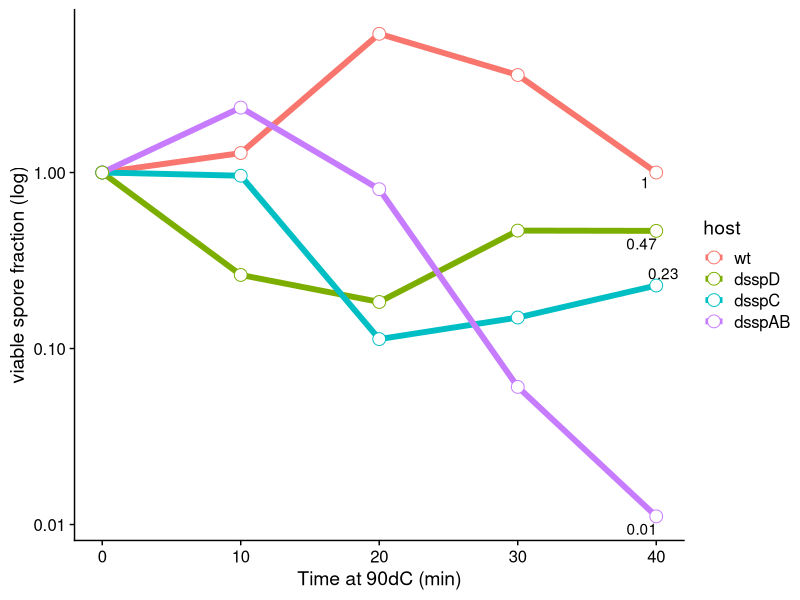
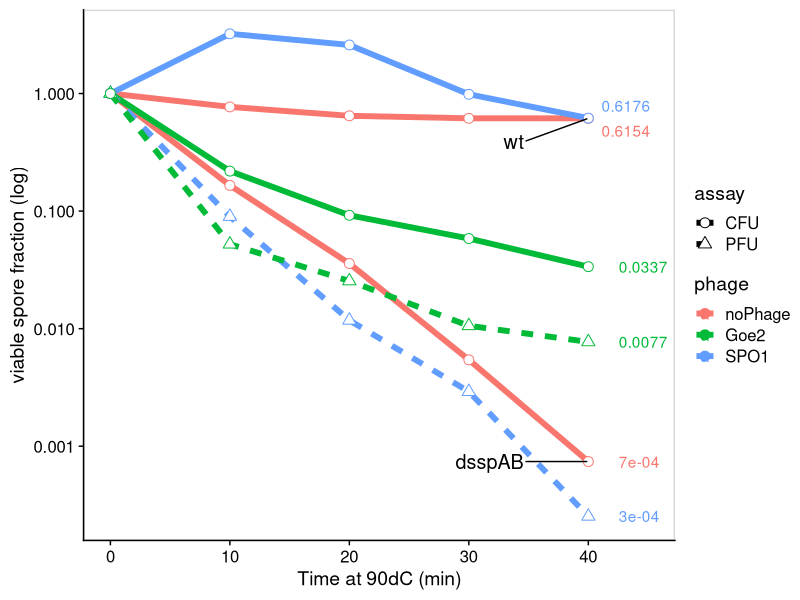
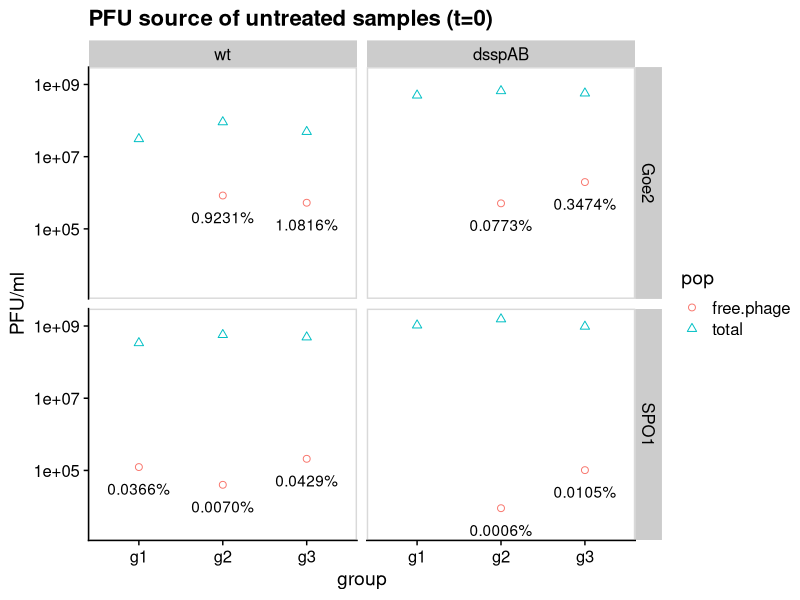
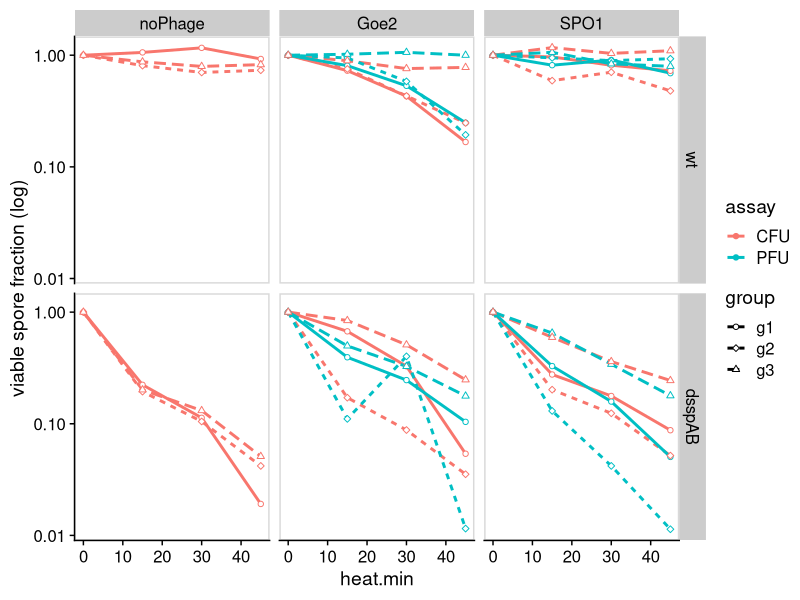
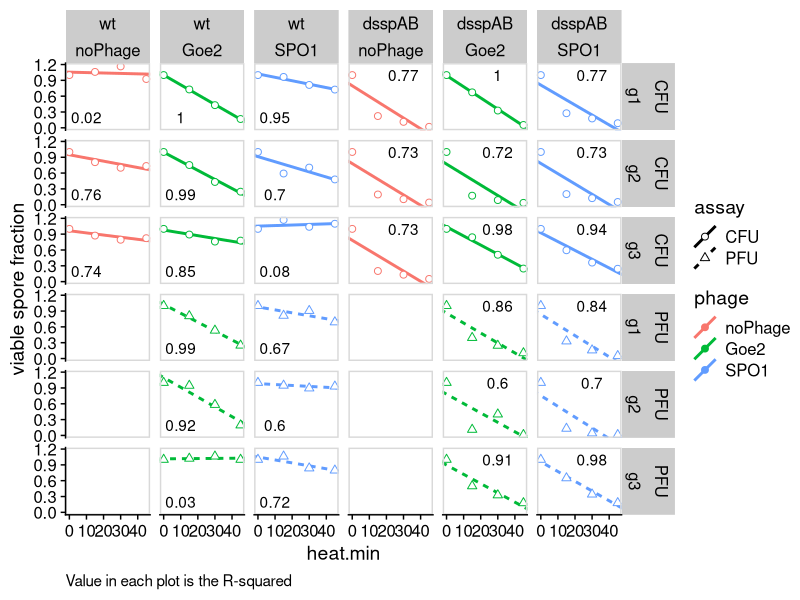
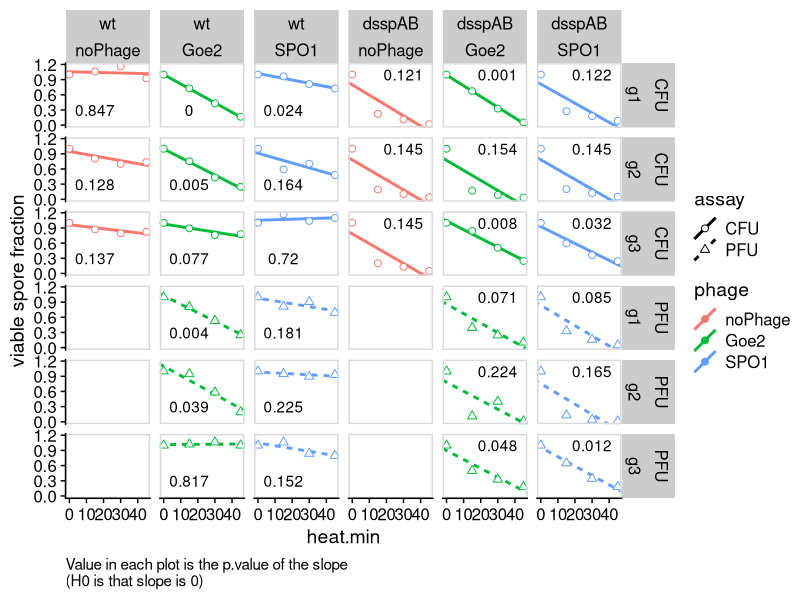
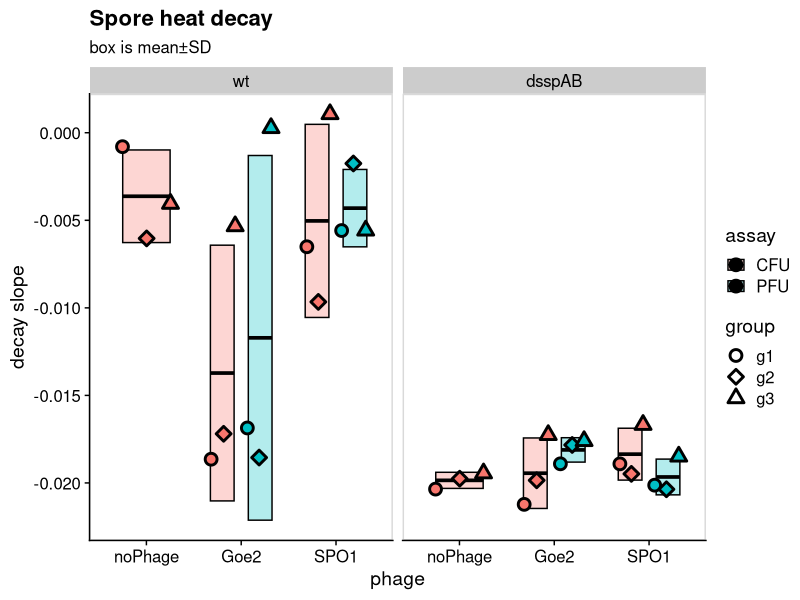
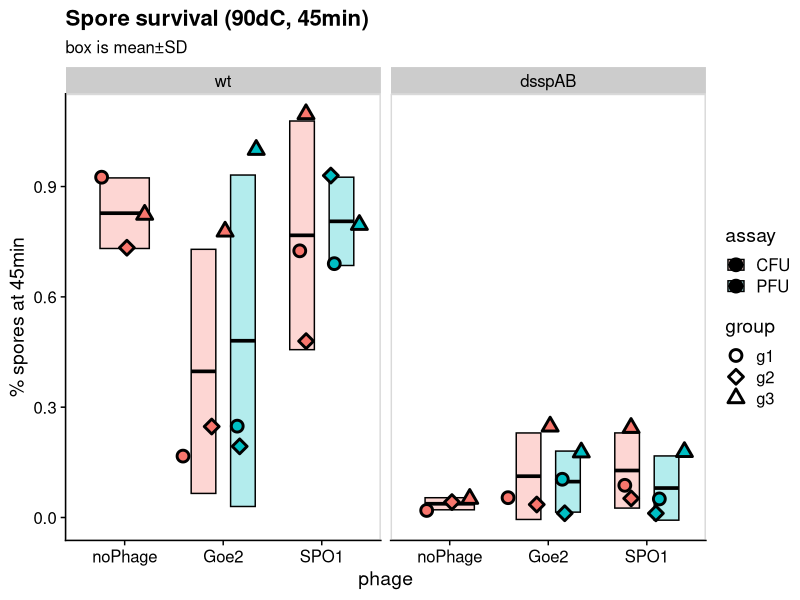

The R source for these figures, in order:
## ---- chunk 1
library(tidyverse, quietly = T)
library(broom)
library(cowplot, quietly = T)
library(here)
library(ggrepel)
library(scales)
# set_here("../")
knitr::opts_chunk$set(fig.width=10, fig.height=7,fig.align="center")
## ---- chunk 2
d <- read_csv(here("data","ssp_data.csv"))%>%
  mutate(group=str_replace(group, "group.","g"))
## ---- chunk 3
d%>%
  mutate(host=fct_rev(host))%>%
  filter(!filter)%>%
  filter(date==20200118)%>%
  #there are 4 rows with data marked as "TMC" (=Too Many to Count) 
  # these are coerced into NA
  mutate(counts=as.numeric(counts ))%>%
  mutate(no.ml = counts/(dilution*ml.plated))%>%
  # group_by(host)%>%
  mutate(perc = no.ml/no.ml[heat.min==0])%>%
  ggplot(aes(x=heat.min, y=perc))+
    # geom_smooth(aes(color=host),method = "lm", se=F, size=2)+
    geom_line(aes(color=host), size=2)+
    geom_point(aes(color=host),size=4, shape=21, fill="white")+
    geom_text_repel(data=.%>%filter(heat.min>35),aes(label=perc%>%round(digits = 2)))+
  scale_y_log10()+
  theme_cowplot()+
  ylab("viable spore fraction (log)")+
  xlab("Time at 90dC (min)")
## ---- chunk 4
d%>%
  mutate(phage=fct_relevel(phage,c("noPhage","Goe2", "SPO1")))%>%
  mutate(host=fct_rev(host))%>%
  filter(host=="wt"|host=="dsspAB")%>%
  filter(date!=20200118)%>%
  filter(!filter)%>%
  filter(group=="preliminary")%>%
  #there are 4 rows with data marked as "TMC" (=Too Many to Count) 
  # these are coerced into NA
  mutate(counts=as.numeric(counts ))%>%
  mutate(no.ml = counts/(dilution*ml.plated))%>%
  group_by(host,phage,assay, date)%>%
  mutate(perc = no.ml/no.ml[heat.min==0])%>%
  ggplot(aes(x=heat.min, y=perc))+
    geom_line(aes(group=interaction(date,assay, host),color=phage, linetype=assay), size=2)+
    geom_point(aes(group=interaction(date,assay, host),color=phage, shape=assay), size=3, fill="white")+
  scale_y_log10()+
  scale_shape_manual(values = c(21,24))+
      geom_text_repel(data=.%>%filter(heat.min>35),aes(x=heat.min+2,label=perc%>%round(digits = 4),color=phage), xlim = c(40, NA) )+
    geom_text_repel(data=.%>%filter(heat.min>35 & phage=="noPhage"),aes(label=host),size=5,xlim = c(NA,35), ylim = c(NA,log10(0.5)))+
  theme_cowplot()+
  panel_border()+
  ylab("viable spore fraction (log)")+
  xlab("Time at 90dC (min)")+
  xlim(0,45)
## ---- chunk 5
d%>%
  mutate(phage=fct_relevel(phage,c("noPhage","Goe2", "SPO1")))%>%
  mutate(host=fct_rev(host))%>%
  filter(host=="wt"|host=="dsspAB")%>%
  filter(group!="preliminary")%>%
  filter(heat.min==0)%>%
  filter(assay=="PFU")%>%
  #there are 4 rows with data marked as "TMC" (=Too Many to Count) 
  # these are coerced into NA
  mutate(counts=as.numeric(counts))%>%
  mutate(no.ml = counts/(dilution*ml.plated))%>%
  pivot_wider(id_cols = c("host","phage","group"), names_from="filter", values_from="no.ml")%>%
  rename(free.phage=`TRUE`, total=`FALSE`)%>%
    mutate(perc.free=percent(free.phage/total))%>%
  ggplot(aes(x=group))+
  geom_point(data = .%>%pivot_longer(c("total", "free.phage"),names_to="pop" , values_to="PFU.ml"), aes(y=PFU.ml, color=pop, shape=pop),size=2)+
  geom_text(aes(label=perc.free, y=free.phage/4))+
  scale_y_log10()+
  facet_grid(phage~host)+
  theme_cowplot()+
  scale_shape_manual(values = c(21,24))+
  panel_border()+
  ylab("PFU/ml")+
  ggtitle("PFU source of untreated samples (t=0)")
## ---- chunk 6
d%>%
  mutate(phage=fct_relevel(phage,c("noPhage","Goe2", "SPO1")))%>%
  mutate(host=fct_rev(host))%>%
  filter(host=="wt"|host=="dsspAB")%>%
  filter(!filter)%>%
  filter(group!="preliminary")%>%
  #there are 4 rows with data marked as "TMC" (=Too Many to Count) 
  # these are coerced into NA
  mutate(counts=as.numeric(counts ))%>%
  mutate(no.ml = counts/(dilution*ml.plated))%>%
  group_by(host,phage,assay, group)%>%
  mutate(perc = no.ml/no.ml[heat.min==0])%>%
  ggplot(aes(x=heat.min, y=perc))+
    geom_line(aes(color=assay, linetype=group),size=1)+
    geom_point(aes(color=assay, shape=group), size=1.5, fill="white")+
  scale_y_log10()+
  scale_shape_manual(values = c(21,23,24))+
    facet_grid(host~phage)+
  theme_cowplot()+
  panel_border()+
  ylab("viable spore fraction (log)")
## ---- chunk 7
d.lm <- 
d%>%
  mutate(phage=fct_relevel(phage,c("noPhage","Goe2", "SPO1")))%>%
  mutate(host=fct_rev(host))%>%
  filter(host=="wt"|host=="dsspAB")%>%
  filter(!filter)%>%
  filter(group!="preliminary")%>%
  #there are 4 rows with data marked as "TMC" (=Too Many to Count) 
  # these are coerced into NA
  mutate(counts=as.numeric(counts ))%>%
  mutate(no.ml = counts/(dilution*ml.plated))%>%
  group_by(host,phage,assay, group)%>%
  mutate(perc = no.ml/no.ml[heat.min==0])

d.lm.fit <- 
  d.lm%>%
   do(glance(lm(perc~heat.min,.)))
# values returned by glance:
# r.squared: The percent of variance explained by the model
# adj.r.squared: r.squared adjusted based on the degrees of freedom
# sigma: The square root of the estimated residual variance
# statistic: F-statistic
# p.value: p-value from the F test, describing whether the full regression is significant
# df: Degrees of freedom used by the coefficients
# logLik: the data's log-likelihood under the model
# AIC: the Akaike Information Criterion
# BIC: the Bayesian Information Criterion
# deviance: deviance
# df.residual: residual degrees of freedom

d.lm <- 
  d.lm%>%
   do(tidy(lm(perc~heat.min,.)))
 
  d.lm.estimates <- 
    d.lm%>%
    select(host,phage,assay,group,term,estimate)%>%
    pivot_wider(names_from = term, values_from = estimate)%>%
    rename(slope=heat.min, intercept=`(Intercept)`)
  
  
  d.slopes <- 
    filter(d.lm,term=="heat.min")
  
  d.lm
## ---- chunk 8
d%>%
  mutate(phage=fct_relevel(phage,c("noPhage","Goe2", "SPO1")))%>%
  mutate(host=fct_rev(host))%>%
  filter(host=="wt"|host=="dsspAB")%>%
  filter(!filter)%>%
  filter(group!="preliminary")%>%
  #there are 4 rows with data marked as "TMC" (=Too Many to Count) 
  # these are coerced into NA
  mutate(counts=as.numeric(counts ))%>%
  mutate(no.ml = counts/(dilution*ml.plated))%>%
  group_by(host,phage,assay, group)%>%
  mutate(perc = no.ml/no.ml[heat.min==0])%>%
  ggplot(aes(x=heat.min, y=perc))+
    geom_abline(data=d.lm.estimates,
                aes(slope=slope, intercept=intercept,
                    color=phage, linetype=assay),size=1)+
    geom_point(aes(color=phage, shape=assay), size=2, fill="white")+
    geom_text(data=d.lm.fit%>%
                  mutate(xr2=ifelse(host=="wt",10,30))%>%
                  mutate(yr2=ifelse(host=="wt",0.2,1)),
  aes(label=round(r.squared,2), x=xr2, y=yr2))+
  scale_shape_manual(values = c(21,24))+
    facet_grid(assay+group~host+phage)+
  theme_cowplot()+
  panel_border()+
  ylab("viable spore fraction")+
  labs(caption = "Value in each plot is the R-squared")+
  theme(plot.caption = element_text(hjust = 0))
## ---- chunk 9
d%>%
  mutate(phage=fct_relevel(phage,c("noPhage","Goe2", "SPO1")))%>%
  mutate(host=fct_rev(host))%>%
  filter(host=="wt"|host=="dsspAB")%>%
  filter(!filter)%>%
  filter(group!="preliminary")%>%
  #there are 4 rows with data marked as "TMC" (=Too Many to Count) 
  # these are coerced into NA
  mutate(counts=as.numeric(counts ))%>%
  mutate(no.ml = counts/(dilution*ml.plated))%>%
  group_by(host,phage,assay, group)%>%
  mutate(perc = no.ml/no.ml[heat.min==0])%>%
  ggplot(aes(x=heat.min, y=perc))+
    geom_abline(data=d.lm.estimates,
                aes(slope=slope, intercept=intercept,
                    color=phage, linetype=assay),size=1)+
    geom_point(aes(color=phage, shape=assay), size=2, fill="white")+
    geom_text(data=d.lm%>%
                filter(term=="heat.min")%>%
                  mutate(xr2=ifelse(host=="wt",15,30))%>%
                  mutate(yr2=ifelse(host=="wt",0.3,1)),
  aes(label=round(p.value,3), x=xr2, y=yr2))+
  scale_shape_manual(values = c(21,24))+
    facet_grid(assay+group~host+phage)+
  theme_cowplot()+
  panel_border()+
  ylab("viable spore fraction")+
  labs(caption = "Value in each plot is the p.value of the slope\n(H0 is that slope is 0)")+
  theme(plot.caption = element_text(hjust = 0))
## ---- chunk 10

sum.slopes <- 
d.slopes%>%
  group_by(host, phage,assay)%>%
  summarise(slope=mean(estimate), ymin=slope-sd(estimate), ymax=slope+sd(estimate))%>%
  rename(estimate=slope)

d.slopes%>%
  ggplot(aes(x=phage, y=estimate))+
  geom_crossbar(data=sum.slopes, aes(ymin=ymin, ymax=ymax, fill=assay),alpha=.3, position = position_dodge(width=.8), width=.5)+
  geom_point(aes(fill=assay, shape=group),size=3, stroke=1.5,position = position_jitterdodge(jitter.width = 0.01,jitter.height = 0))+
  scale_shape_manual(values = c(21,23,24))+
  theme_cowplot()+
  panel_border()+
  facet_wrap(~host,nrow = 1)+
  ylab("decay slope")+
  ggtitle("Spore heat decay","box is mean±SD")
  
## ---- chunk 11
  aov(estimate~phage+host+assay+group, d.slopes)$call%>%
  print()

  aov(estimate~phage+host+assay+group, d.slopes)%>%
  summary(.)
## ---- chunk 12
d.slopes%>%
  filter(host=="wt")%>%
{pairwise.t.test(.$estimate,.$group, p.adjust.method = "BH")}
## ---- chunk 13
d.slopes%>%
  filter(host!="wt")%>%
{pairwise.t.test(.$estimate,.$group, p.adjust.method = "BH")}
## ---- chunk 14
d.endpoint <-
d%>%
  mutate(phage=fct_relevel(phage,c("noPhage","Goe2", "SPO1")))%>%
  mutate(host=fct_rev(host))%>%
  filter(host=="wt"|host=="dsspAB")%>%
  filter(!filter)%>%
  filter(group!="preliminary")%>%
  mutate(counts=as.numeric(counts ))%>%
  mutate(no.ml = counts/(dilution*ml.plated))%>%
  group_by(host,phage,assay, group)%>%
  mutate(perc = no.ml/no.ml[heat.min==0])%>%
  filter(heat.min==45)

sum.endpoint <- 
d.endpoint%>%
  group_by(host, phage,assay)%>%
  summarise(mean=mean(perc), ymin=mean-sd(perc), ymax=mean+sd(perc))

d.endpoint%>%
  ggplot(aes(x=phage, y=perc))+
  geom_crossbar(data=sum.endpoint, aes(y=mean,ymin=ymin, ymax=ymax, fill=assay),alpha=.3, position = position_dodge(width=.8), width=.5)+
  geom_point(aes(fill=assay, shape=group),size=3,stroke=1.5,
             position = position_jitterdodge(jitter.width = 0.2,
                                            jitter.height = 0))+
  scale_shape_manual(values = c(21,23,24))+
  theme_cowplot()+
  panel_border()+
  facet_wrap(~host,nrow = 1)+
  ylab("% spores at 45min")+
  ggtitle("Spore survival (90dC, 45min)","box is mean±SD")

## ---- chunk 15
  aov(perc~phage+host+assay+group, d.endpoint)$call%>%
  print()

  aov(perc~phage+host+assay+group, d.endpoint)%>%
  summary(.)
## ---- chunk 16
d%>%
  mutate(phage=fct_relevel(phage,c("noPhage","Goe2", "SPO1")))%>%
  mutate(host=fct_rev(host))%>%
  filter(host=="wt"|host=="dsspAB")%>%
  filter(group!="preliminary")%>%
  filter(!filter)%>%
  filter(heat.min==0)%>%
  #there are 4 rows with data marked as "TMC" (=Too Many to Count) 
  # these are coerced into NA
  mutate(counts=as.numeric(counts))%>%
  mutate(no.ml = counts/(dilution*ml.plated))%>%
  pivot_wider(id_cols = c("host","phage","group"), names_from="assay", values_from="no.ml")%>%
  rename(viral.spore=PFU, host.spore=CFU)%>%
  mutate(total=viral.spore+host.spore)%>%
    mutate(perc.viral=percent(viral.spore/total))%>%
  mutate(total=ifelse(is.na(total),host.spore,total ))%>%
  ggplot(aes(x=group))+
  geom_point(data = .%>%pivot_longer(c("viral.spore", "host.spore", "total"),names_to="pop" , values_to="no.ml"), aes(y=no.ml, color=pop, shape=pop),size=3, fill="grey",alpha=0.5, stroke=2)+
  geom_text(aes(label=perc.viral), y=9.5)+
  scale_y_log10(limits=c(1e7,5e9))+
  facet_grid(host~phage)+
  scale_shape_manual(values = c(21,3,23))+
  theme_cowplot()+
  panel_border()+
  ylab("No./ml")+
  ggtitle("Spore Titers and %viral spores")

## ---- chunk 17
d%>%
  mutate(phage=fct_relevel(phage,c("noPhage","Goe2", "SPO1")))%>%
  mutate(host=fct_rev(host))%>%
  filter(host=="wt"|host=="dsspAB")%>%
  filter(group!="preliminary")%>%
  filter(!filter)%>%
  filter(heat.min==0)%>%
  mutate(counts=as.numeric(counts))%>%
  mutate(no.ml = counts/(dilution*ml.plated))%>%
  pivot_wider(id_cols = c("host","phage","group"), names_from="assay", values_from="no.ml")%>%
  rename(viral.spore=PFU, host.spore=CFU)%>%
  mutate(total=viral.spore+host.spore)%>%
    mutate(perc.viral=percent(viral.spore/total))%>%
  mutate(total=ifelse(is.na(total),host.spore,total ))%>%
  ggplot(aes(x=host, y=total))+
    geom_line(aes(group=group, color=group),alpha=0.5,size=1)+
  geom_point(aes(color=group, shape=group),size=3, fill="grey",alpha=0.5, stroke=2)+
  scale_y_log10(limits=c(1e8,3e9))+
  facet_grid(.~phage)+
  scale_shape_manual(values = c(21,23,24))+
  theme_cowplot()+
  panel_border()+
  ylab("PFU/ml")+
  ggtitle("Total Spore Titers (CFU+PFU)")

## ---- chunk 18
d%>%
  mutate(phage=fct_relevel(phage,c("noPhage","Goe2", "SPO1")))%>%
  mutate(host=fct_rev(host))%>%
  filter(host=="wt"|host=="dsspAB")%>%
  filter(group!="preliminary")%>%
  filter(!filter)%>%
  filter(heat.min==0)%>%
  mutate(counts=as.numeric(counts))%>%
  mutate(no.ml = counts/(dilution*ml.plated))%>%
  ggplot(aes(x=host, y=no.ml))+
    geom_line(aes(group=group, color=group),alpha=0.5,size=1)+
  geom_point(aes(color=group, shape=group),size=3, fill="grey",alpha=0.5, stroke=2)+
  scale_y_log10(limits=c(1e7,3e9))+
  facet_grid(assay~phage)+
  scale_shape_manual(values = c(21,23,24))+
  theme_cowplot()+
  panel_border()

## ---- chunk 19
d%>%
  mutate(phage=fct_relevel(phage,c("noPhage","Goe2", "SPO1")))%>%
  mutate(host=fct_rev(host))%>%
  filter(host=="wt"|host=="dsspAB")%>%
  filter(group!="preliminary")%>%
  filter(!filter)%>%
  filter(heat.min==0)%>%
  #there are 4 rows with data marked as "TMC" (=Too Many to Count) 
  # these are coerced into NA
  mutate(counts=as.numeric(counts))%>%
  mutate(no.ml = counts/(dilution*ml.plated))%>%
  pivot_wider(id_cols = c("host","phage","group"), names_from="assay", values_from="no.ml")%>%
  rename(viral.spore=PFU, host.spore=CFU)%>%
  mutate(total=viral.spore+host.spore)%>%
    mutate(perc.viral= viral.spore*100/total)%>%
  filter(phage!="noPhage")%>%
  ggplot(aes(x=host,y=perc.viral ))+
  geom_line(aes(group=group), size=1)+
  geom_point(size=3, fill="grey",alpha=0.5, stroke=2)+
  facet_grid(.~phage)+
  scale_shape_manual(values = c(21,3,23))+
  theme_cowplot()+
  panel_border()+
  ylab("Entrapment (% viral spores)")

## ---- chunk 20
d%>%
  mutate(phage=fct_relevel(phage,c("noPhage","Goe2", "SPO1")))%>%
  mutate(host=fct_rev(host))%>%
  filter(host=="wt"|host=="dsspAB")%>%
  filter(group!="preliminary")%>%
  filter(!filter)%>%
  filter(heat.min==0)%>%
  mutate(counts=as.numeric(counts))%>%
  mutate(no.ml = counts/(dilution*ml.plated))%>%
  aov(no.ml~phage+host+assay+group, data = .)%>%
  summary()
## ---- chunk 21
d%>%
  mutate(phage=fct_relevel(phage,c("noPhage","Goe2", "SPO1")))%>%
  mutate(host=fct_rev(host))%>%
  filter(host=="wt"|host=="dsspAB")%>%
  filter(group!="preliminary")%>%
  filter(!filter)%>%
  filter(heat.min==0)%>%
  mutate(counts=as.numeric(counts))%>%
  mutate(no.ml = counts/(dilution*ml.plated))%>%
  filter(host=="wt")%>%
{pairwise.t.test(.$no.ml,.$phage, p.adjust.method = "BH")}
## ---- chunk 22
d%>%
  mutate(phage=fct_relevel(phage,c("noPhage","Goe2", "SPO1")))%>%
  mutate(host=fct_rev(host))%>%
  filter(host=="wt"|host=="dsspAB")%>%
  filter(group!="preliminary")%>%
  filter(!filter)%>%
  filter(heat.min==0)%>%
  mutate(counts=as.numeric(counts))%>%
  mutate(no.ml = counts/(dilution*ml.plated))%>%
  filter(host!="wt")%>%
{pairwise.t.test(.$no.ml,.$phage, p.adjust.method = "BH")}
